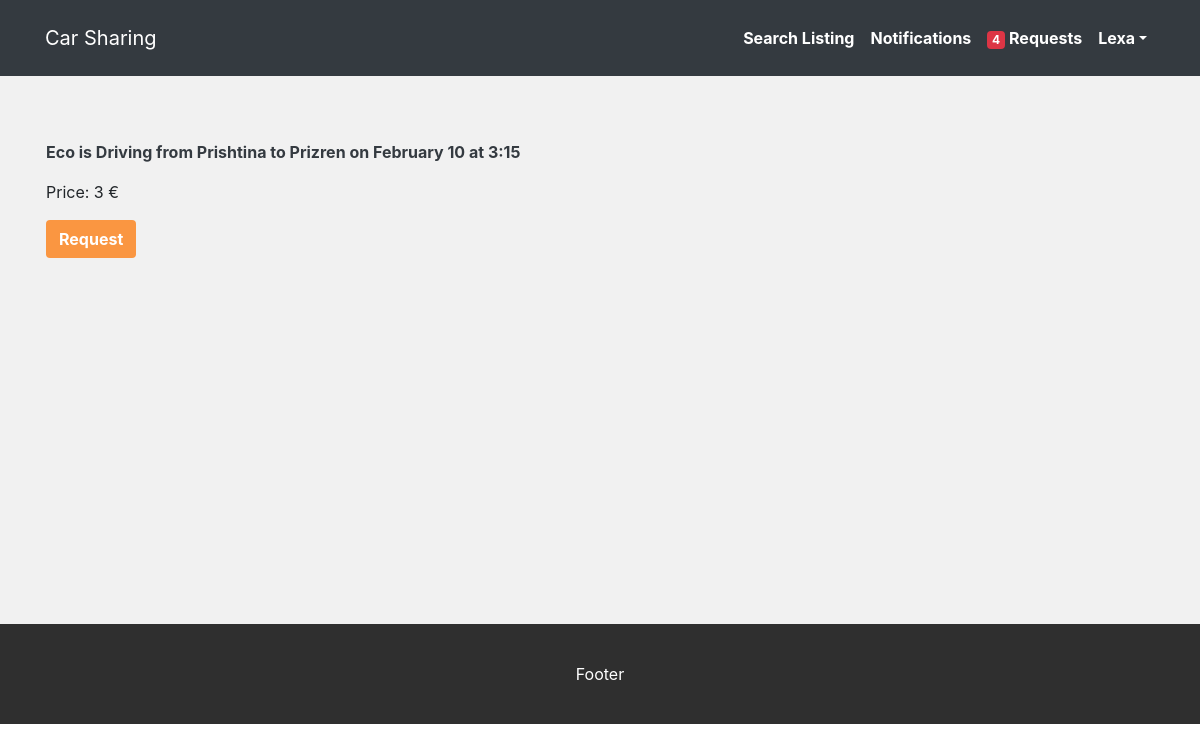
The app's page /5/details (signed in) with its own data.
### models.py (models this page shows, shortened)
class User(db.Model):
    __tablename__ = 'users'
    id = db.Column(db.Integer, primary_key=True)
    first_name = db.Column(db.String(45))
    last_name = db.Column(db.String(45))
    email = db.Column(db.String(255))
    password = db.Column(db.String(255))
    created_at = db.Column(db.DateTime, server_default=func.now())
    updated_at = db.Column(db.DateTime, server_default=func.now(), onupdate=func.now())
    listings_requested_by_this_user = db.relationship('Listing', secondary=requests, lazy='dynamic',backref=db.backref('users', lazy=True))

class Listing(db.Model):
    __tablename__ = 'listings'
    id = db.Column(db.Integer, primary_key=True)
    user_id = db.Column(db.Integer, db.ForeignKey("users.id", ondelete="cascade", onupdate='cascade'), nullable=False)
    location_from = db.Column(db.String())
    location_to = db.Column(db.String())
    description = db.Column(db.String())
    date = db.Column(db.DateTime)
    price = db.Column(db.String)
    created_at = db.Column(db.DateTime, server_default=func.now())
    updated_at = db.Column(db.DateTime, server_default=func.now(), onupdate=func.now())
    user = db.relationship('User', foreign_keys=[user_id], backref="user_listings")
    users_request_this_listing = db.relationship('User', secondary=requests, lazy='dynamic', backref=db.backref('listings', lazy=True))

### controller_functions.py (the view)
def details(listing_id):
    listing = Listing.query.get(listing_id)
    listing.month = listing.date.strftime("%B")
    listing.day = listing.date.day
    listing.hour = listing.date.hour
    listing.minute = listing.date.minute
    if ('user_id' in session):
        logged_in_user = User.query.filter_by(id=session['user_id']).first()
        requester = listing.users_request_this_listing.filter_by(id=session['user_id']).first()
        return render_template("listing_details.html", listing=listing, logged_in_user=logged_in_user, requester=requester)
    else:
        logged_in_user = False
        return redirect('/login')

### templates/listing_details.html
{% include 'includes/header.html' %}
    <div class="container my-5 content-height p-3" id="results">
        <p class="text-dark font-weight-bold">{{listing.user.first_name}} is {{listing.description}} on {{listing.month}} {{listing.day}} at {{listing.hour}}:{{listing.minute}}</p>
        <p>Price: {{listing.price}} &euro;</p>
        {% if listing.user.id != session['user_id'] and not requester%}
        <form action="/{{listing.id}}/request_listing" method="post">
        <input type="submit" name="request_listing" value="Request" class="btn my-btn" id="request">
        </form>
        {% else %}
        <button class="btn btn-primary" disabled>Requested</button>
        {% endif %}
    </div>
{% include 'includes/footer.html' %}

### templates/includes/header.html (shortened to what this page needs)
<!DOCTYPE html>
<html lang="en">
<head>
    <link rel="stylesheet" type="text/css" href="{{ url_for('static', filename='css/bootstrap.min.css') }}">
    <link rel="stylesheet" href="https://use.fontawesome.com/releases/v5.8.2/css/all.css"
>
    <link rel="stylesheet" type="text/css" href="{{ url_for('static', filename='css/style.css') }}">
</head>
<div id="wrapper">
<body>
    <div id="header" class="full-rel-left">
        <nav class="navbar navbar-expand-lg navbar-dark">
            <div class="container">
                <a href="/" class="navbar-brand">Car Sharing</a>
                <div class="collapse navbar-collapse justify-content-end" id="navbarSupportedContent">
                    <ul class="navbar-nav ml-auto nav-flex-icons">
                        {% if(logged_in_user) %}
                        <li class="nav-item active">
                            <a class="nav-link" href="/">Search Listing</a>
                        </li>
                        <li class="nav-item active">
                            <a class="nav-link" href="/notifications">Notifications</a>
                        </li>
                        <li class="nav-item">
                            <a class="nav-link" href="/requests"><span class="badge badge-danger mr-1">4</span>Requests</a>
                        </li>
                        <li class="nav-item dropdown">
                            <a class="nav-link dropdown-toggle" data-toggle="dropdown" role="button"
                                aria-haspopup="true" aria-expanded="false">{{logged_in_user.first_name}}</a>
                        </li>
                        {% endif %}
                    </ul>
                </div>
            </div>
        </nav>
    </div>

### static/css/style.css (style rules this page uses)
#wrapper { background-color: #f1f1f1; }
.full-rel-left { width: 100%; }
.my-btn { background-color: #fa9641; color: #fff; font-weight: bold; }
#header { padding: 10px 0; background-color: #343A40; }
.navbar-dark .navbar-nav .nav-link { color: #fff; font-weight: bolder; }
div.content-height { min-height: 300px; }

### records on screen
User: first_name "Lexa"
User: user.first_name "Eco"
Listing: description "Driving from Prishtina to Prizren", price "3"

### other values on screen
{{ listing.month }} "February"
{{ listing.day }} "10"
{{ listing.hour }} "3"
{{ listing.minute }} "15"
